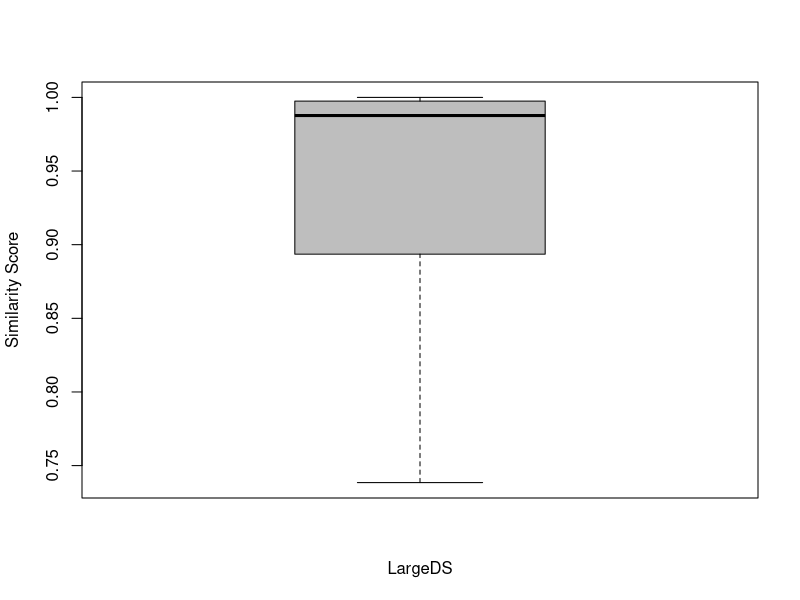
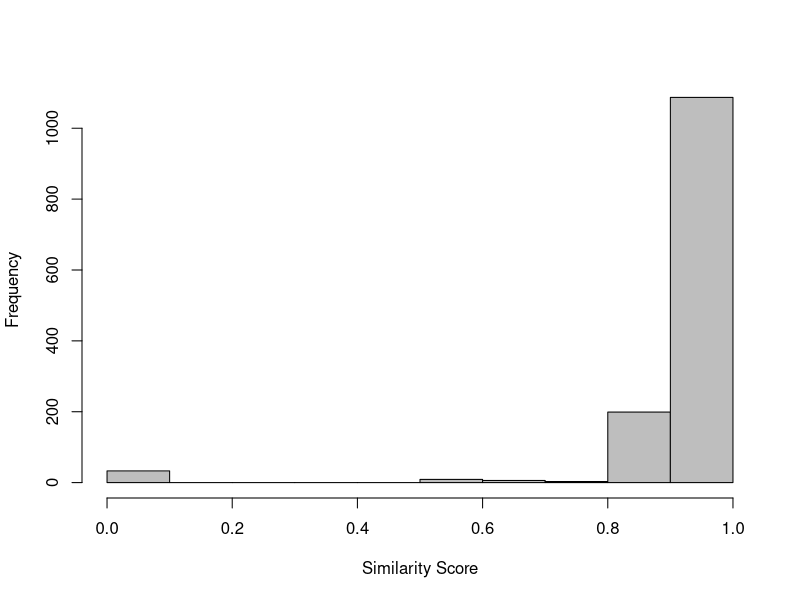

R code for these plots, in order:
## ---- chunk 1
knitr::opts_chunk$set(echo = TRUE)
knitr::opts_chunk$set(fig.width=5, fig.height=5, fig.path='./figures/', dev=c('png', 'pdf'))
setwd(".")
library(sqldf)
library(xtable)
## ---- chunk 2
full_ds <- read.csv("large_ds.csv", head=T, sep=',')
small_ds <- read.csv("small_ds.csv", head=T, sep=',')
full_ds$similarity = as.numeric(as.character(full_ds$similarity))
#full_ds = sqldf("select * from full_ds where family in (select family from small_ds where family <> 'None')
#                and family <> 'gappusin'")
## ---- chunk 3
nrow(full_ds)
nrow(small_ds)
## ---- chunk 4
sqldf("select malware, count(*) from full_ds group by malware")
## ---- chunk 5
sqldf("select apidetected, count(*) from full_ds group by apidetected")

sqldf("select malware, apidetected, count(*) 
       from full_ds 
       group by malware, apidetected")
## ---- chunk 6
sqldf("select apidetected, count(*) from small_ds group by apidetected")

sqldf("select malware, apidetected, count(*) 
       from small_ds 
       group by malware, apidetected")
## ---- chunk 7
sqldf("select malware, apidetected, count(*) 
       from small_ds 
       group by malware, apidetected")


rp <- sqldf("select count(*) from small_ds where malware = 'True'")

tp <- sqldf("select * from small_ds where malware = 'True' and apidetected = 'True'" )

fp <- sqldf("select * from small_ds where malware = 'False' and apidetected = 'True'" )

fn <- sqldf("select * from small_ds where malware = 'True' and apidetected = 'False'" )

precision = nrow(tp) / (nrow(tp) + nrow(fp))

recall = nrow(tp) / (nrow(tp) + nrow(fn))

fscore = 2 * (precision*recall) / (precision + recall)

precision
recall
fscore
## ---- chunk 8
summary(small_ds$similarity)
sd(small_ds$similarity)
## ---- chunk 9
total <- nrow(small_ds) 

totalNoFamily <- nrow(sqldf("select * from small_ds where family = 'None'"))

percentageWithFamily <- 100 - (totalNoFamily * 100 / total)

percentageWithFamily

families <- sqldf("select family, count(*) as Total 
                   from small_ds where family != 'None'
                   group by family 
                   order by 2 desc")

families["Percentage"] <- families$Total * 100 / percentageWithFamily

sqldf("select family, percentage from families order by 2 desc")
## ---- chunk 10
tp <- sqldf("select * from full_ds where malware = 'True' and apidetected = 'True'" )

fp <- sqldf("select * from full_ds where malware = 'False' and apidetected = 'True'" )

fn <- sqldf("select * from full_ds where malware = 'True' and apidetected = 'False'" )

precision = nrow(tp) / (nrow(tp) + nrow(fp))

recall = nrow(tp) / (nrow(tp) + nrow(fn))

fscore = 2 * (precision*recall) / (precision + recall)

precision
recall
fscore
## ---- chunk 11
summary(full_ds$similarity)
sd(full_ds$similarity)

sqldf("select count(*) from full_ds where similarity = 0")

sqldf("select count(*) from full_ds where similarity < 0.25")
sqldf("select count(*)  from full_ds where similarity >= 0.25 and similarity < 0.5")
sqldf("select count(*)  from full_ds where similarity >= 0.5 and similarity < 0.75")
sqldf("select count(*)  from full_ds where similarity >= 0.75")
sqldf("select count(*)  from full_ds where similarity >= 0.90")
## ---- chunk 12
#s1 <- sqldf("select ds.*, 'True' as h1 
#             from full_ds ds 
#             where (malware = 'True' and apidetected = 'True') or 
#                   (malware = 'False' and apidetected = 'False')")

s1 <- sqldf("select ds.*, 'True' as h1 
             from full_ds ds 
             where (malware = 'True' and apidetected = 'True')")

s2 <- sqldf("select ds.*, 'False' as h1 
             from full_ds ds
             where (malware = 'True' and apidetected = 'False') or 
                   (malware = 'False' and apidetected = 'True')")

ds <- rbind(s1, s2)

ds$h1 <- as.factor(ds$h1)

# cor.test(ds$h1, ds$similarity)

nrow(ds)

sqldf("select h1, count(*) from ds group by h1")

model <- glm(h1~similarity, data=ds, family = "binomial")

summary(model)
## ---- chunk 13
set.seed(123)

km.res <- kmeans(ds$similarity, 10)


print(km.res$centers)

dd <- cbind(ds, cluster = km.res$cluster)


s1 <- sqldf("select cluster, count(*) as total from dd group by cluster")
s2 <- sqldf("select cluster, count(*) as hits from dd where h1 = 'True' group by cluster")

dd = merge(s1, s2)

dd["Percentage"] = dd$hits * 100 / dd$total

dd 

cs = data.frame("cluster" = c(1,2,3,4,5, 6, 7, 8, 9, 10), 
                "averageSimilarity" = km.res$centers)

cs = merge(dd, cs)

colnames(cs)

xtable(sqldf("select cluster, averageSimilarity, total, hits, percentAGE 
              from cs 
              order by averageSimilarity"))
## ---- chunk 14
summary(small_ds$similarity)
summary(full_ds$similarity)

sd(small_ds$similarity)
sd(full_ds$similarity)


sds <- sqldf("select similarity, 'Small Dataset' as dataset from small_ds") 
cds <- sqldf("select similarity, 'Complete Dataset' as dataset from full_ds") 

#ds <- rbind(sds, cds)
ds <- rbind(cds)

#ds$dataset <- factor(ds$dataset , levels=c("Small Dataset", "Complete Dataset"))
ds$dataset <- factor(ds$dataset , levels=c("Complete Dataset"))

boxplot(similarity~dataset, data = ds, xlab="LargeDS", ylab="Similarity Score", col = c("gray"), outline=F)
## ---- chunk 15

sqldf("select malware, apidetected, count(*) 
       from full_ds 
       where family = 'gappusin'
       group by malware, apidetected")

tp <- sqldf("select * from full_ds where malware = 'True' and apidetected = 'True' and family 
            
            not in ('revmob','gappusin')
            
            
            
            ")

fp <- sqldf("select * from full_ds where malware = 'False' and apidetected = 'True'")

fn <- sqldf("select * from full_ds where malware = 'True' and apidetected = 'False' and family
            not in ('revmob','gappusin')
            
            
            ") 


precision = nrow(tp) / (nrow(tp) + nrow(fp))

recall = nrow(tp) / (nrow(tp) + nrow(fn))

fscore = 2 * (precision*recall) / (precision + recall)

precision
recall
fscore
## ---- chunk 16

gappusin <- sqldf("select * from full_ds where family =  'gappusin'")

summary(gappusin$similarity)
sd(gappusin$similarity)
hist(gappusin$similarity, main="", xlab="Similarity Score", ylab="Frequency", col = c("gray"))
## ---- chunk 17
sqldf("select family, count(*) 
       from full_ds 
       where malware = 'True' 
       group by family order by 2 desc")


sqldf("select malware, apidetected, count(*) 
       from full_ds 
       where family = 'gappusin'
       group by malware, apidetected")

sqldf("select count(distinct family) from full_ds")


totalWithFamily <- nrow(sqldf("select * from full_ds where malware = 'True'"))

families <- sqldf("select family, count(*) as Total 
                   from full_ds 
                   group by family 
                  order by 2 desc")

families["Percentage"] <- families["Total"] * 100 / totalWithFamily
sqldf("select family, Percentage
       from families where family <> 'None'
       order by 2 desc")
## ---- chunk 18

tp <- sqldf("select * from full_ds where (malware = 'True' or qtdvendor = 1) and apidetected = 'True'")

fp <- sqldf("select * from full_ds where (malware = 'False' and qtdvendor = 0) and apidetected = 'True'")

fn <- sqldf("select * from full_ds where (malware = 'True' or qtdvendor = 1) and apidetected = 'False'" )

precision1V = nrow(tp) / (nrow(tp) + nrow(fp))

recall1V = nrow(tp) / (nrow(tp) + nrow(fn))

fscore1V = 2 * (precision1V*recall1V) / (precision1V + recall1V)

precision1V
recall1V
fscore1V
